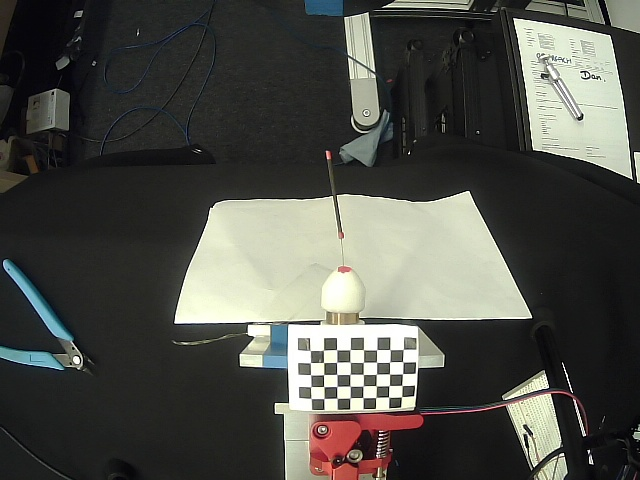
#> input picture proper_research/focused_image.jpg, 640 x 480 px
$ python -i vision_w_arco.py   (imports and definitions only)
#> lines starting #> are read from the running program, lines starting #| are printed output that depends on the picture; after the words box and inside, x2 and y2 are one past the last pixel; in counts of white or black regions, pixels touching at a corner belong together
#> further down, picture is the input picture: shape (480, 640, 3); mean B, G, R 73, 78.9, 78.2
import os
import json
import cv2
import numpy as np
import matplotlib.pyplot as plt

# ============================================================
# USER CONFIG
# ============================================================

# IMPORTANT: INNER corners, not squares.
# If your board is "8x6 squares", try INNER_CORNERS = (7, 5).
INNER_CORNERS = (6, 8)         # (cols, rows) inner corners
SQUARE_SIZE_MM = 5.0           # your checker square size in mm

BEAM_Z_OFFSET_MM = 40.0        # beam plane is +40 mm above checkerboard plane

CALIB_FILE = "camera_calib.json"
ROI_CONFIG_FILE = "red_roi_box.json"


# [16 lines of commented-out code are left out]

# [45 lines left out: function new_capture, not called in this run]
# ============================================================
# ROI helpers (from your code, shortened)
# ============================================================

def load_roi_box(path=ROI_CONFIG_FILE):
    if not os.path.exists(path):
        return None
    with open(path, "r") as f:
        data = json.load(f)
    return (int(data["x"]), int(data["y"]), int(data["w"]), int(data["h"]))

# [14 lines left out: functions save_roi_box, select_roi_interactive, not called in this run]


# ============================================================
# Red marker detection (reuse yours if you prefer)
# This is a simpler version; you can plug yours in directly.
# Expected 3 markers: base, mag_start, tip
# ============================================================

def detect_red_markers_in_roi_simple(image_bgr, use_roi=True, expected_markers=3, show_debug=False):
#> called with use_roi = True, expected_markers = 3, show_debug = False
    h_full, w_full = image_bgr.shape[:2]
#> h_full = 480; w_full = 640
    roi_box = None

    if use_roi:
        roi_box = load_roi_box()
#> (reads scrap/red_roi_box.json from the repository)
        if roi_box is None:
            roi_box = select_roi_interactive(image_bgr)
            if roi_box is None:
                raise RuntimeError("No ROI selected.")
            save_roi_box(roi_box)

    if roi_box is not None:
        x, y, w, h = roi_box
        roi = image_bgr[y:y+h, x:x+w]
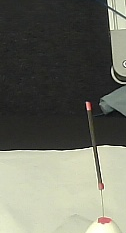
#> roi: shape (233, 126, 3); mean B, G, R 98.5, 110, 108.6
    else:
        x, y, w, h = 0, 0, w_full, h_full
        roi = image_bgr

    hsv = cv2.cvtColor(roi, cv2.COLOR_BGR2HSV)
#> hsv: shape (233, 126, 3); mean H, S, V 33.9, 24.3, 110.5
    # red wraps hue
    mask1 = cv2.inRange(hsv, (0, 50, 50), (10, 255, 255))
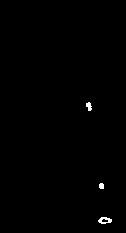
#> mask1: shape (233, 126); 0.42% white; 3 white regions, box (x1, y1, x2, y2) and area: (98, 217, 112, 224) 60, (86, 102, 92, 111) 37, (99, 183, 104, 189) 27
    mask2 = cv2.inRange(hsv, (170, 50, 50), (180, 255, 255))
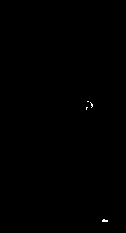
#> mask2: shape (233, 126); 0.1% white in thin lines or dots, all inside (x1, y1, x2, y2) = (86, 101, 108, 222)
    mask = cv2.bitwise_or(mask1, mask2)
#> mask: shape (233, 126); 0.52% white; 3 white regions, box (x1, y1, x2, y2) and area: (98, 217, 112, 224) 74, (86, 101, 93, 111) 51, (99, 183, 104, 189) 27

    k = cv2.getStructuringElement(cv2.MORPH_ELLIPSE, (3, 3))
    mask = cv2.morphologyEx(mask, cv2.MORPH_OPEN, k, iterations=1)
#> mask: shape (233, 126); 0.49% white; 3 white regions

    contours, _ = cv2.findContours(mask, cv2.RETR_EXTERNAL, cv2.CHAIN_APPROX_SIMPLE)
#> contours = 3 contours, 1 with area under 20; largest, box (x1, y1, x2, y2) and area: (98, 217, 112, 224) 58, (86, 102, 93, 111) 34

    centers = []
    for cnt in contours:
        area = cv2.contourArea(cnt)
        if area < 2.0:
            continue
        M = cv2.moments(cnt)
        if M["m00"] == 0:
            continue
        cx = (M["m10"] / M["m00"]) + x
        cy = (M["m01"] / M["m00"]) + y
        centers.append((float(cx), float(cy)))
#> this loop made 3 passes
#> (area, cx, cy) on passes 1, 3: (58, 344.3, 269), (33.5, 329.1, 154.6)
#> after the loop, centers = [(344.3, 269), (341, 234.5), (329.1, 154.6)]

    if len(centers) < 2:
        raise RuntimeError("Not enough red markers detected.")

    # Sort along beam direction in image (y then x). Adjust if your beam is horizontal.
    centers.sort(key=lambda p: (p[1], p[0]))

    # For 3 markers, assume [tip, mag_start, base] after sorting by y.
    if expected_markers == 3:
        if len(centers) < 3:
            # allow base+tip only
            tip_px = centers[0]
            base_px = centers[-1]
            mag_px = None
        else:
            tip_px, mag_px, base_px = centers[0], centers[1], centers[2]
#> tip_px = (329.1, 154.6); mag_px = (341, 234.5); base_px = (344.3, 269)
        return base_px, mag_px, tip_px, roi_box

    return centers, roi_box


# ============================================================
# Checkerboard detection & camera calibration
# ============================================================

# [453 lines left out: functions find_checkerboard_corners, make_checkerboard_object_points, save_calibration, load_calibration, calibrate_camera_from_images, pixel_to_plane_xy_mm and 4 more, not called in this run]

# ============================================================
# RUN
# ============================================================

# [27 lines not run here, left out]

>>> import cv2
>>> picture = cv2.imread('../focused_image.jpg')
>>> result = detect_red_markers_in_roi_simple(picture)
#> result = ((344.3, 269), (341, 234.5), (329.1, 154.6), (240, 49, 126, 233))
